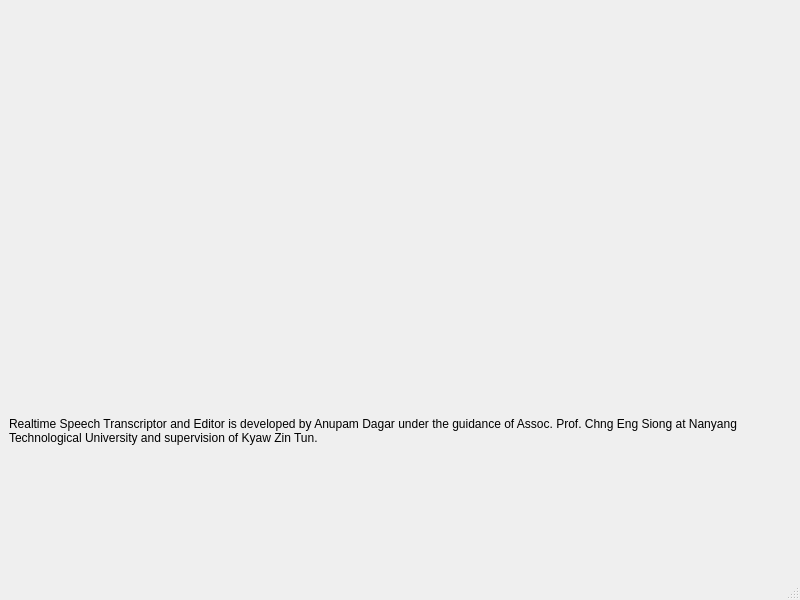
<?xml version="1.0" encoding="UTF-8"?>
<ui version="4.0">
 <class>MainWindow</class>
 <widget class="QMainWindow" name="MainWindow">
  <property name="geometry">
   <rect>
    <x>0</x>
    <y>0</y>
    <width>800</width>
    <height>600</height>
   </rect>
  </property>
  <property name="windowTitle">
   <string>MainWindow</string>
  </property>
  <widget class="QWidget" name="centralwidget">
   <layout class="QVBoxLayout" name="verticalLayout">
    <item>
     <widget class="QLabel" name="label">
      <property name="sizePolicy">
       <sizepolicy hsizetype="Preferred" vsizetype="Preferred">
        <horstretch>0</horstretch>
        <verstretch>0</verstretch>
       </sizepolicy>
      </property>
      <property name="text">
       <string/>
      </property>
      <property name="pixmap">
       <pixmap>../icons/ntu_logo.png</pixmap>
      </property>
      <property name="scaledContents">
       <bool>true</bool>
      </property>
     </widget>
    </item>
    <item>
     <widget class="QLabel" name="label_2">
      <property name="text">
       <string>Realtime Speech Transcriptor and Editor is developed by Anupam Dagar under the guidance of Assoc. Prof. Chng Eng Siong at Nanyang Technological University and supervision of Kyaw Zin Tun.</string>
      </property>
      <property name="wordWrap">
       <bool>true</bool>
      </property>
     </widget>
    </item>
   </layout>
  </widget>
  <widget class="QMenuBar" name="menubar">
   <property name="geometry">
    <rect>
     <x>0</x>
     <y>0</y>
     <width>800</width>
     <height>22</height>
    </rect>
   </property>
  </widget>
  <widget class="QStatusBar" name="statusbar"/>
 </widget>
 <resources/>
 <connections/>
</ui>
